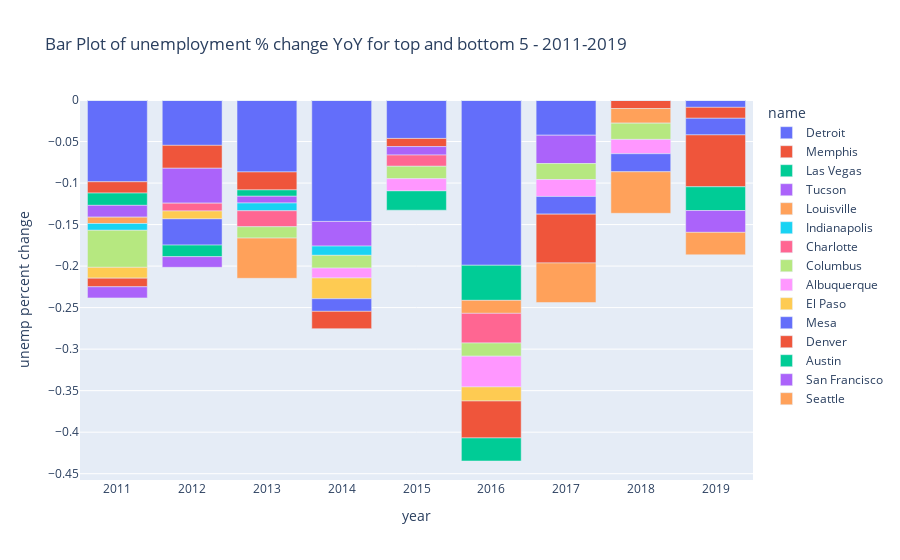

The notebook cell this image was saved under:
### Code cell
#Plotly bar graph of unemployment percent change by year for top and bottom 5 - 2011-2019. Estimate population 1 year and over
#using unemp_15_1, a separate df and dropping 2010 to compare percent change YoY
fig = px.bar(unemp_15_1, y='unemp_percent_change', x='year', color='name', 
             title='Bar Plot of unemployment % change YoY for top and bottom 5 - 2011-2019',
             labels={col:col.replace('_', ' ') for col in unemp_15_1.columns}) # remove underscore
fig.show()

### Figure 1 — Plotly figure (JSON) as saved in the notebook; plotly's stock layout.template omitted (floating-point values rounded to 4 significant figures)
{"data": [{"alignmentgroup": "True", "hovertemplate": "name=Detroit<br>year=%{x}<br>unemp percent change=%{y}<extra></extra>", "legendgroup": "Detroit", "marker": {"color": "#636efa", "pattern": {"shape": ""}}, "name": "Detroit", "offsetgroup": "Detroit", "orientation": "v", "showlegend": true, "textposition": "auto", "type": "bar", "x": [2011, 2012, 2013, 2014, 2015, 2016, 2017, 2018, 2019], "xaxis": "x", "y": [-0.09846, -0.05461, -0.08664, -0.1462, -0.0463, -0.199, -0.04242, 0, -0.00885], "yaxis": "y"}, {"alignmentgroup": "True", "hovertemplate": "name=Memphis<br>year=%{x}<br>unemp percent change=%{y}<extra></extra>", "legendgroup": "Memphis", "marker": {"color": "#EF553B", "pattern": {"shape": ""}}, "name": "Memphis", "offsetgroup": "Memphis", "orientation": "v", "showlegend": true, "textposition": "auto", "type": "bar", "x": [2011, 2012, 2013, 2015, 2014, 2018, 2016, 2017, 2019], "xaxis": "x", "y": [-0.01361, -0.02759, -0.02158, -0.009804, 0, -0.01031, 0, 0, -0.01316], "yaxis": "y"}, {"alignmentgroup": "True", "hovertemplate": "name=Las Vegas<br>year=%{x}<br>unemp percent change=%{y}<extra></extra>", "legendgroup": "Las Vegas", "marker": {"color": "#00cc96", "pattern": {"shape": ""}}, "name": "Las Vegas", "offsetgroup": "Las Vegas", "orientation": "v", "showlegend": true, "textposition": "auto", "type": "bar", "x": [2012, 2011, 2013, 2014, 2015, 2016, 2018, 2019, 2017], "xaxis": "x", "y": [0, -0.01481, -0.007692, 0, 0, -0.04225, 0, 0, 0], "yaxis": "y"}, {"alignmentgroup": "True", "hovertemplate": "name=Tucson<br>year=%{x}<br>unemp percent change=%{y}<extra></extra>", "legendgroup": "Tucson", "marker": {"color": "#ab63fa", "pattern": {"shape": ""}}, "name": "Tucson", "offsetgroup": "Tucson", "orientation": "v", "showlegend": true, "textposition": "auto", "type": "bar", "x": [2011, 2013, 2012, 2014, 2015, 2016, 2017, 2019, 2018], "xaxis": "x", "y": [-0.01418, -0.00813, -0.04202, -0.0297, -0.0102, 0, -0.03409, 0, 0], "yaxis": "y"}, {"alignmentgroup": "True", "hovertemplate": "name=Louisville<br>year=%{x}<br>unemp percent change=%{y}<extra></extra>", "legendgroup": "Louisville", "marker": {"color": "#FFA15A", "pattern": {"shape": ""}}, "name": "Louisville", "offsetgroup": "Louisville", "orientation": "v", "showlegend": true, "textposition": "auto", "type": "bar", "x": [2011, 2012, 2013, 2014, 2015, 2016, 2017, 2018, 2019], "xaxis": "x", "y": [-0.007634, 0, 0, 0, 0, -0.01563, 0, -0.01754, 0], "yaxis": "y"}, {"alignmentgroup": "True", "hovertemplate": "name=Indianapolis<br>year=%{x}<br>unemp percent change=%{y}<extra></extra>", "legendgroup": "Indianapolis", "marker": {"color": "#19d3f3", "pattern": {"shape": ""}}, "name": "Indianapolis", "offsetgroup": "Indianapolis", "orientation": "v", "showlegend": true, "textposition": "auto", "type": "bar", "x": [2011, 2012, 2013, 2014, 2015, 2017, 2016, 2018, 2019], "xaxis": "x", "y": [-0.008197, 0, -0.009346, -0.01111, 0, 0, 0, 0, 0], "yaxis": "y"}, {"alignmentgroup": "True", "hovertemplate": "name=Charlotte<br>year=%{x}<br>unemp percent change=%{y}<extra></extra>", "legendgroup": "Charlotte", "marker": {"color": "#FF6692", "pattern": {"shape": ""}}, "name": "Charlotte", "offsetgroup": "Charlotte", "orientation": "v", "showlegend": true, "textposition": "auto", "type": "bar", "x": [2011, 2012, 2013, 2014, 2015, 2016, 2017, 2018, 2019], "xaxis": "x", "y": [0, -0.009434, -0.01923, 0, -0.01351, -0.03571, 0, 0, 0], "yaxis": "y"}, {"alignmentgroup": "True", "hovertemplate": "name=Columbus<br>year=%{x}<br>unemp percent change=%{y}<extra></extra>", "legendgroup": "Columbus", "marker": {"color": "#B6E880", "pattern": {"shape": ""}}, "name": "Columbus", "offsetgroup": "Columbus", "orientation": "v", "showlegend": true, "textposition": "auto", "type": "bar", "x": [2011, 2012, 2013, 2015, 2014, 2016, 2017, 2018, 2019], "xaxis": "x", "y": [-0.04464, 0, -0.0137, -0.01493, -0.01538, -0.01587, -0.01923, -0.01961, 0], "yaxis": "y"}, {"alignmentgroup": "True", "hovertemplate": "name=Albuquerque<br>year=%{x}<br>unemp percent change=%{y}<extra></extra>", "legendgroup": "Albuquerque", "marker": {"color": "#FF97FF", "pattern": {"shape": ""}}, "name": "Albuquerque", "offsetgroup": "Albuquerque", "orientation": "v", "showlegend": true, "textposition": "auto", "type": "bar", "x": [2011, 2012, 2014, 2013, 2015, 2018, 2016, 2019, 2017], "xaxis": "x", "y": [0, 0, -0.0119, 0, -0.01471, -0.01724, -0.03704, 0, -0.02041], "yaxis": "y"}, {"alignmentgroup": "True", "hovertemplate": "name=El Paso<br>year=%{x}<br>unemp percent change=%{y}<extra></extra>", "legendgroup": "El Paso", "marker": {"color": "#FECB52", "pattern": {"shape": ""}}, "name": "El Paso", "offsetgroup": "El Paso", "orientation": "v", "showlegend": true, "textposition": "auto", "type": "bar", "x": [2012, 2013, 2014, 2011, 2017, 2018, 2015, 2016, 2019], "xaxis": "x", "y": [-0.009524, 0, -0.025, -0.01299, 0, 0, 0, -0.01695, 0], "yaxis": "y"}, {"alignmentgroup": "True", "hovertemplate": "name=Mesa<br>year=%{x}<br>unemp percent change=%{y}<extra></extra>", "legendgroup": "Mesa", "marker": {"color": "#636efa", "pattern": {"shape": ""}}, "name": "Mesa", "offsetgroup": "Mesa", "orientation": "v", "showlegend": true, "textposition": "auto", "type": "bar", "x": [2011, 2012, 2013, 2014, 2015, 2016, 2019, 2017, 2018], "xaxis": "x", "y": [0, -0.03158, 0, -0.01515, 0, 0, -0.02, -0.02128, -0.02174], "yaxis": "y"}, {"alignmentgroup": "True", "hovertemplate": "name=Denver<br>year=%{x}<br>unemp percent change=%{y}<extra></extra>", "legendgroup": "Denver", "marker": {"color": "#EF553B", "pattern": {"shape": ""}}, "name": "Denver", "offsetgroup": "Denver", "orientation": "v", "showlegend": true, "textposition": "auto", "type": "bar", "x": [2011, 2012, 2013, 2014, 2015, 2016, 2018, 2017, 2019], "xaxis": "x", "y": [-0.01042, 0, 0, -0.02083, 0, -0.04444, 0, -0.05882, -0.0625], "yaxis": "y"}, {"alignmentgroup": "True", "hovertemplate": "name=Austin<br>year=%{x}<br>unemp percent change=%{y}<extra></extra>", "legendgroup": "Austin", "marker": {"color": "#00cc96", "pattern": {"shape": ""}}, "name": "Austin", "offsetgroup": "Austin", "orientation": "v", "showlegend": true, "textposition": "auto", "type": "bar", "x": [2011, 2012, 2013, 2014, 2015, 2018, 2016, 2017, 2019], "xaxis": "x", "y": [0, -0.01389, 0, 0, -0.02326, 0, -0.02778, 0, -0.02857], "yaxis": "y"}, {"alignmentgroup": "True", "hovertemplate": "name=San Francisco<br>year=%{x}<br>unemp percent change=%{y}<extra></extra>", "legendgroup": "San Francisco", "marker": {"color": "#ab63fa", "pattern": {"shape": ""}}, "name": "San Francisco", "offsetgroup": "San Francisco", "orientation": "v", "showlegend": true, "textposition": "auto", "type": "bar", "x": [2012, 2011, 2013, 2014, 2015, 2016, 2017, 2019, 2018], "xaxis": "x", "y": [-0.01282, -0.01333, 0, 0, 0, 0, 0, -0.02632, 0], "yaxis": "y"}, {"alignmentgroup": "True", "hovertemplate": "name=Seattle<br>year=%{x}<br>unemp percent change=%{y}<extra></extra>", "legendgroup": "Seattle", "marker": {"color": "#FFA15A", "pattern": {"shape": ""}}, "name": "Seattle", "offsetgroup": "Seattle", "orientation": "v", "showlegend": true, "textposition": "auto", "type": "bar", "x": [2011, 2013, 2012, 2015, 2016, 2014, 2017, 2018, 2019], "xaxis": "x", "y": [0, -0.04839, 0, 0, 0, 0, -0.04762, -0.05, -0.02703], "yaxis": "y"}], "layout": {"barmode": "relative", "legend": {"title": {"text": "name"}, "tracegroupgap": 0}, "title": {"text": "Bar Plot of unemployment % change YoY for top and bottom 5 - 2011-2019"}, "xaxis": {"anchor": "y", "domain": [0, 1], "title": {"text": "year"}}, "yaxis": {"anchor": "x", "domain": [0, 1], "title": {"text": "unemp percent change"}}}}
